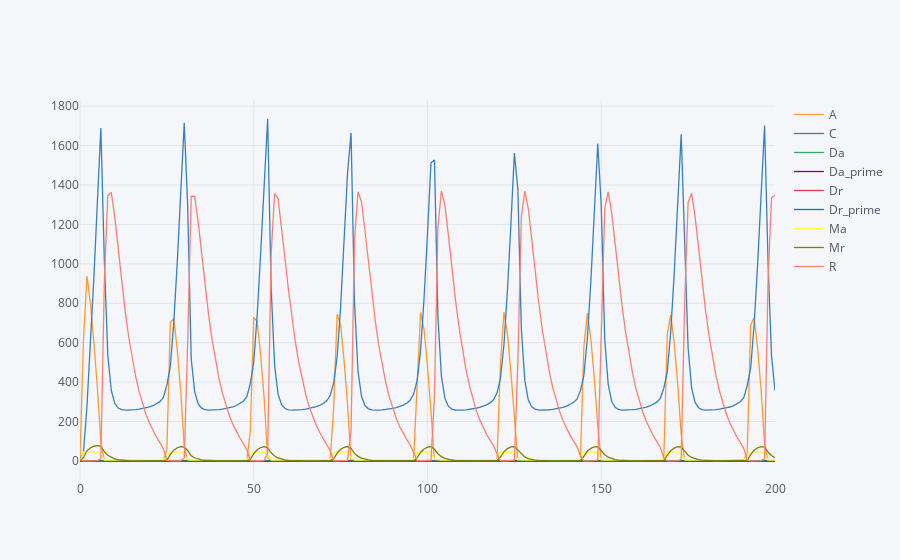

Notebook code for this chart:
### Markdown cell above
### Plotly can be used to create interactive graphs.
 Plotly graphs can only be viewed in a Jupyter Notebook

### Code cell
from plotly.offline import init_notebook_mode, iplot
import pandas as pd
import cufflinks as cf

init_notebook_mode(connected=True)
cf.go_offline()

output_data_frame = pd.DataFrame({'A':results[0]['A'],'C': results[0]['C'],'Da': results[0]['Da'],
                                  'Da_prime': results[0]['Da_prime'],'Dr':results[0]['Dr'],
                                  'Dr_prime':results[0]['Dr_prime'],'Ma':results[0]['Ma'],
                                  'Mr':results[0]['Mr'],'R':results[0]['R']})
output_data_frame.iplot()

### Figure 1 — Plotly figure (JSON) as saved in the notebook; plotly's stock layout.template omitted (floating-point values rounded to 4 significant figures; data arrays with more than 128 entries replaced by an {"elided": "..."} marker saying what was removed)
{"data": [{"line": {"color": "rgba(255, 153, 51, 1.0)", "dash": "solid", "shape": "linear", "width": 1.3}, "mode": "lines", "name": "A", "text": "", "type": "scatter", "uid": "41153ba1-e0b8-40ec-8ac6-55ae296c406f", "x": {"elided": "201 int values"}, "y": {"elided": "201 float values"}}, {"line": {"color": "rgba(55, 128, 191, 1.0)", "dash": "solid", "shape": "linear", "width": 1.3}, "mode": "lines", "name": "C", "text": "", "type": "scatter", "uid": "a29cdba6-4163-4ba3-8ba5-8853a3260243", "x": {"elided": "201 int values"}, "y": {"elided": "201 float values"}}, {"line": {"color": "rgba(50, 171, 96, 1.0)", "dash": "solid", "shape": "linear", "width": 1.3}, "mode": "lines", "name": "Da", "text": "", "type": "scatter", "uid": "6a7b4903-d79a-49dd-9300-6cebba208424", "x": {"elided": "201 int values"}, "y": {"elided": "201 float values"}}, {"line": {"color": "rgba(128, 0, 128, 1.0)", "dash": "solid", "shape": "linear", "width": 1.3}, "mode": "lines", "name": "Da_prime", "text": "", "type": "scatter", "uid": "b31a1f61-ddbc-4309-8cf6-31290bd395ba", "x": {"elided": "201 int values"}, "y": {"elided": "201 float values"}}, {"line": {"color": "rgba(219, 64, 82, 1.0)", "dash": "solid", "shape": "linear", "width": 1.3}, "mode": "lines", "name": "Dr", "text": "", "type": "scatter", "uid": "58a69da6-25de-4ed6-bf39-f76982bcabe4", "x": {"elided": "201 int values"}, "y": {"elided": "201 float values"}}, {"line": {"color": "rgba(0, 128, 128, 1.0)", "dash": "solid", "shape": "linear", "width": 1.3}, "mode": "lines", "name": "Dr_prime", "text": "", "type": "scatter", "uid": "53675279-794f-48c6-9981-34c8b353ce24", "x": {"elided": "201 int values"}, "y": {"elided": "201 float values"}}, {"line": {"color": "rgba(255, 255, 51, 1.0)", "dash": "solid", "shape": "linear", "width": 1.3}, "mode": "lines", "name": "Ma", "text": "", "type": "scatter", "uid": "c9c16b50-8209-4bc9-a306-38df34e23453", "x": {"elided": "201 int values"}, "y": {"elided": "201 float values"}}, {"line": {"color": "rgba(128, 128, 0, 1.0)", "dash": "solid", "shape": "linear", "width": 1.3}, "mode": "lines", "name": "Mr", "text": "", "type": "scatter", "uid": "dcc5d1e1-b8a8-4dd6-b017-a5a3189d000e", "x": {"elided": "201 int values"}, "y": {"elided": "201 float values"}}, {"line": {"color": "rgba(251, 128, 114, 1.0)", "dash": "solid", "shape": "linear", "width": 1.3}, "mode": "lines", "name": "R", "text": "", "type": "scatter", "uid": "ea227ae0-4197-4e48-8793-e789c59dd61e", "x": {"elided": "201 int values"}, "y": {"elided": "201 float values"}}], "layout": {"legend": {"bgcolor": "#F5F6F9", "font": {"color": "#4D5663"}}, "paper_bgcolor": "#F5F6F9", "plot_bgcolor": "#F5F6F9", "title": {"font": {"color": "#4D5663"}}, "xaxis": {"gridcolor": "#E1E5ED", "showgrid": true, "tickfont": {"color": "#4D5663"}, "title": {"font": {"color": "#4D5663"}, "text": ""}, "zerolinecolor": "#E1E5ED"}, "yaxis": {"gridcolor": "#E1E5ED", "showgrid": true, "tickfont": {"color": "#4D5663"}, "title": {"font": {"color": "#4D5663"}, "text": ""}, "zerolinecolor": "#E1E5ED"}}}
